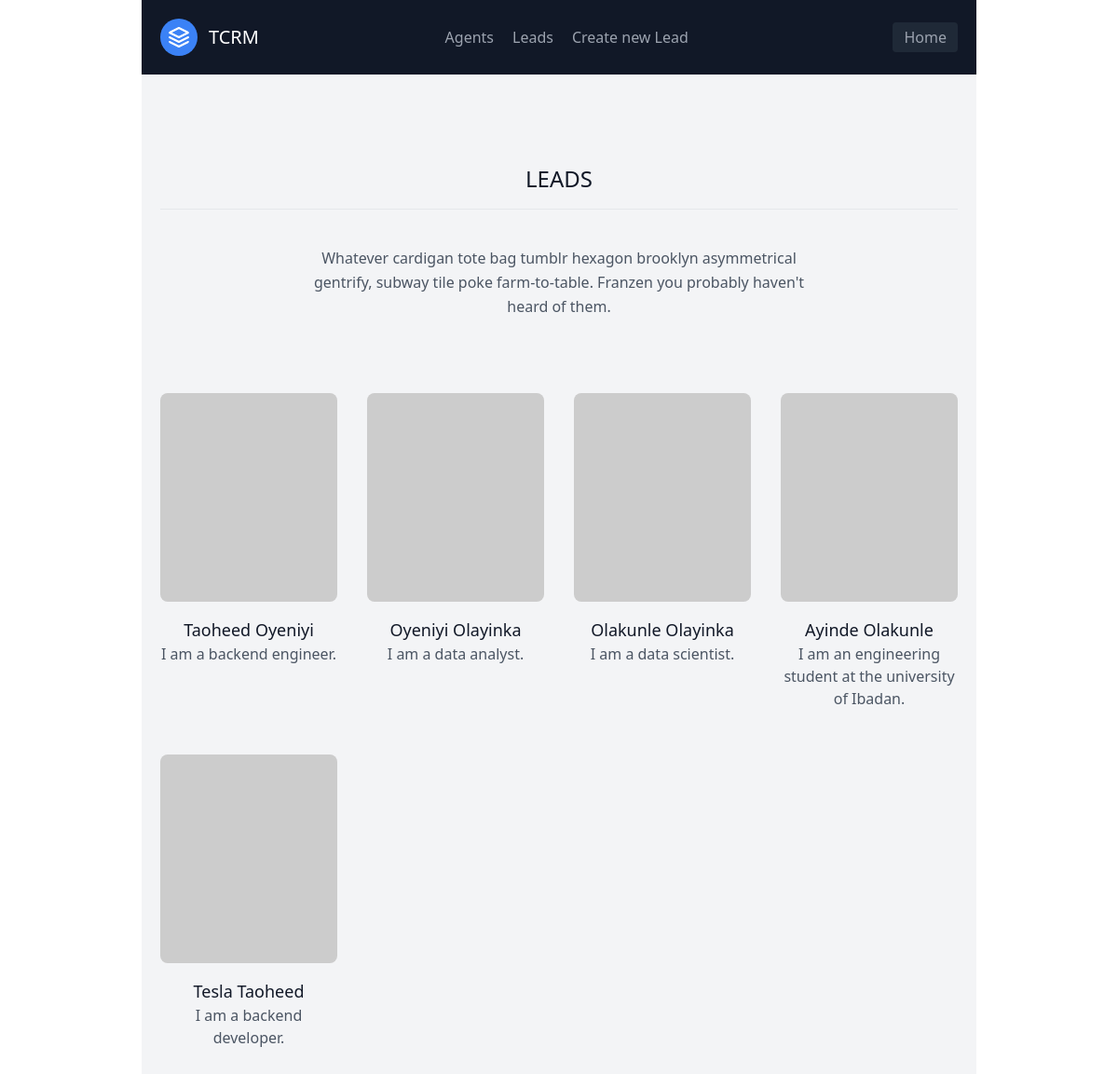
Page /leadlist/ (signed in) on the earlier database version.
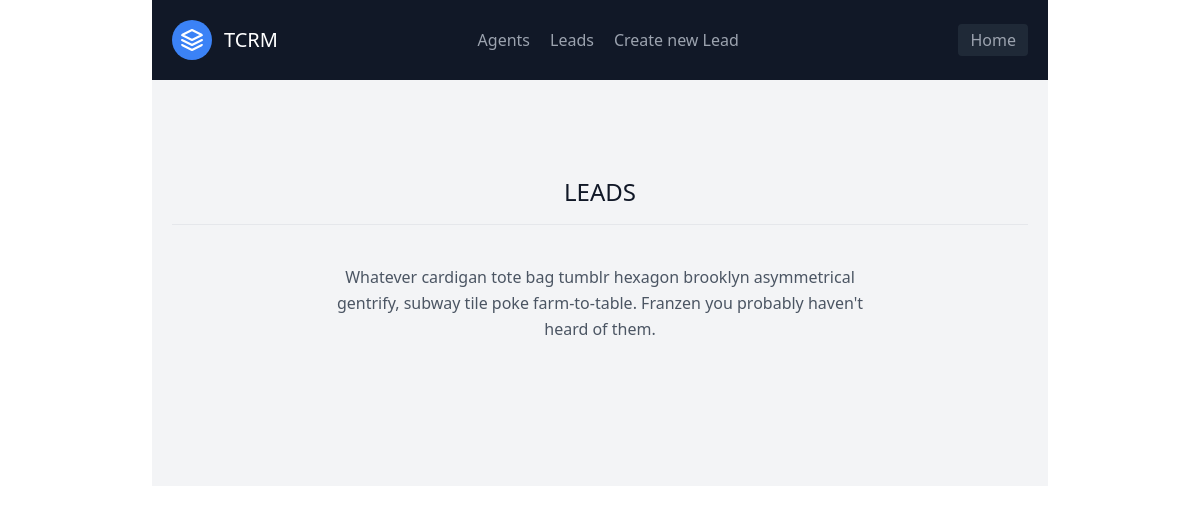
Same page on the later database version.
### leads/models.py (models this page shows, shortened)
class Lead(models.Model):
    first_name = models.CharField(max_length=20)
    last_name = models.CharField(max_length=20)
    age = models.IntegerField()
    email = models.EmailField(unique=True, null=True)
    location = models.CharField(max_length=30, default=None)
    about = models.TextField(max_length=250, default=None)
    agent = models.ForeignKey(Agent, on_delete=models.SET_NULL, null=True)

### leads/views.py (the view)
# urls.py: path('leadlist/', lead_list, name="leadlist"),
@login_required(login_url='/login')
def lead_list(request):
    leads = Lead.objects.all()
    context = {"leads": leads}
    return render(request, 'leadlist.html', context)

### templates/leadlist.html
{% extends 'leads/homepage.html' %}
{% block content %}
<section class="text-gray-600 body-font">
  <div class="container px-5 py-24 mx-auto">
    <div class="flex flex-col text-center w-full mb-20">
      <h1 class="text-2xl font-medium title-font mb-4 text-gray-900">LEADS</h1>
      <hr class="h-10">
      <p class="lg:w-2/3 mx-auto leading-relaxed text-base">Whatever cardigan tote bag tumblr hexagon brooklyn asymmetrical gentrify, subway tile poke farm-to-table. Franzen you probably haven't heard of them.</p>
    </div>
    <div class="flex flex-wrap -m-4">
      {% for lead in leads %}
      <div class="p-4 lg:w-1/4 md:w-1/2">
        <div class="h-full flex flex-col items-center text-center">
          <img alt="team" class="flex-shrink-0 rounded-lg w-full h-56 object-cover object-center mb-4" src="https://dummyimage.com/203x203">
          <div class="w-full">
            <h2 class="title-font font-medium text-lg text-gray-900"><a href="/{{ lead.id }}"> {{lead.first_name}} {{lead.last_name}} </a></h2>
            <p class="mb-4">{{ lead.about }}</p>
          </div>
        </div>
      </div>
      {% endfor %}
    </div>
  </div>
</section>
{% endblock content %}

Differences in the rows shown:
removed Lead: first_name "Taoheed", last_name "Oyeniyi", about "I am a backend engineer."
removed Lead: first_name "Oyeniyi", last_name "Olayinka", about "I am a data analyst."
removed Lead: first_name "Olakunle", last_name "Olayinka", about "I am a data scientist."
removed Lead: first_name "Ayinde", last_name "Olakunle", about "I am an engineering student at the university of Ibadan."
removed Lead: first_name "Tesla", last_name "Taoheed", about "I am a backend developer."
